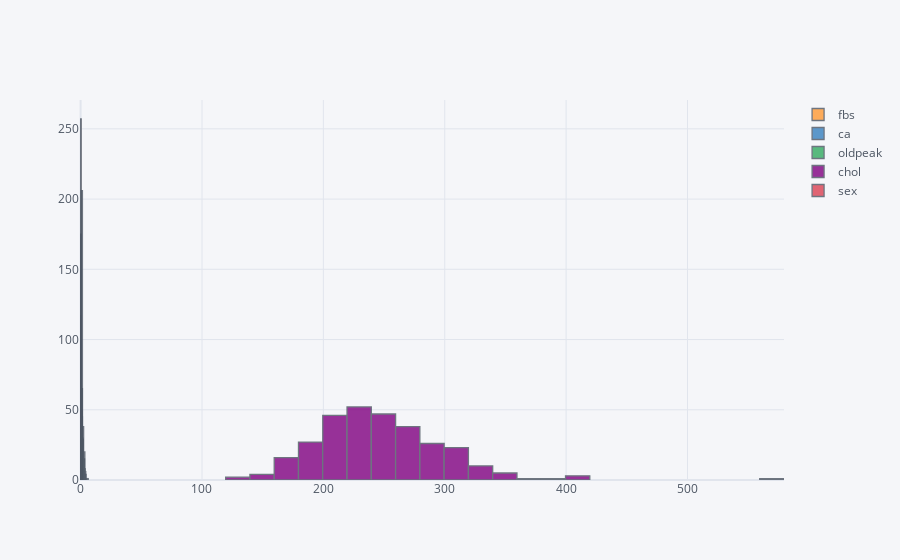

The notebook cell saved with this chart:
### Code cell
df[skew_cols.index].iplot(kind='hist');

### Figure 1 — Plotly figure (JSON) as saved in the notebook; plotly's stock layout.template omitted (floating-point values rounded to 4 significant figures; data arrays with more than 128 entries replaced by an {"elided": "..."} marker saying what was removed)
{"data": [{"histfunc": "count", "histnorm": "", "marker": {"color": "rgba(255, 153, 51, 1.0)", "line": {"color": "#4D5663", "width": 1.3}}, "name": "fbs", "opacity": 0.8, "orientation": "v", "type": "histogram", "x": {"elided": "302 int values"}}, {"histfunc": "count", "histnorm": "", "marker": {"color": "rgba(55, 128, 191, 1.0)", "line": {"color": "#4D5663", "width": 1.3}}, "name": "ca", "opacity": 0.8, "orientation": "v", "type": "histogram", "x": {"elided": "302 int values"}}, {"histfunc": "count", "histnorm": "", "marker": {"color": "rgba(50, 171, 96, 1.0)", "line": {"color": "#4D5663", "width": 1.3}}, "name": "oldpeak", "opacity": 0.8, "orientation": "v", "type": "histogram", "x": {"elided": "302 float values"}}, {"histfunc": "count", "histnorm": "", "marker": {"color": "rgba(128, 0, 128, 1.0)", "line": {"color": "#4D5663", "width": 1.3}}, "name": "chol", "opacity": 0.8, "orientation": "v", "type": "histogram", "x": {"elided": "302 int values"}}, {"histfunc": "count", "histnorm": "", "marker": {"color": "rgba(219, 64, 82, 1.0)", "line": {"color": "#4D5663", "width": 1.3}}, "name": "sex", "opacity": 0.8, "orientation": "v", "type": "histogram", "x": {"elided": "302 int values"}}], "layout": {"barmode": "overlay", "legend": {"bgcolor": "#F5F6F9", "font": {"color": "#4D5663"}}, "paper_bgcolor": "#F5F6F9", "plot_bgcolor": "#F5F6F9", "title": {"font": {"color": "#4D5663"}}, "xaxis": {"gridcolor": "#E1E5ED", "showgrid": true, "tickfont": {"color": "#4D5663"}, "title": {"font": {"color": "#4D5663"}, "text": ""}, "zerolinecolor": "#E1E5ED"}, "yaxis": {"gridcolor": "#E1E5ED", "showgrid": true, "tickfont": {"color": "#4D5663"}, "title": {"font": {"color": "#4D5663"}, "text": ""}, "zerolinecolor": "#E1E5ED"}}}
